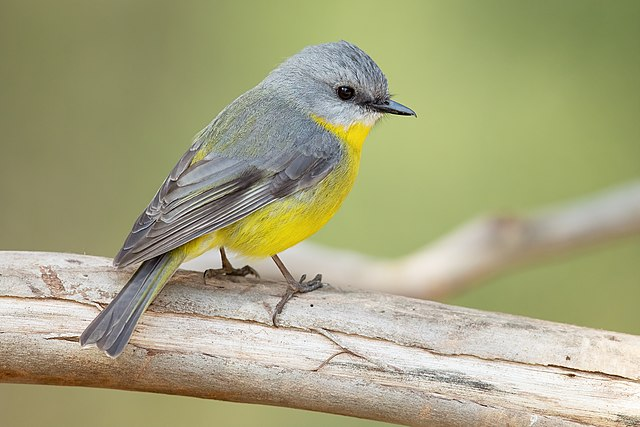
#> input picture toEngAhmed_task4/bird.jpg, 640 x 427 px
$ python laplacian2.py   (older library calls are emulated)
#> lines starting #> are read from the running program, lines starting #| are printed output that depends on the picture
# -*- coding: utf-8 -*-
"""
Created on Fri Jul 21 22:22:07 2023

@author: Ahmed KASABASHI
"""

import numpy as np
import cv2
from matplotlib import pyplot as plt
import os

laplacian_kernel = np.array([[0, -1, 0],
                              [-1, 4, -1],
                              [0, -1, 0]])

# for kernel_size=5 for our function

# laplacian_kernel = np.array([[0, 0, -1, 0, 0],
#                               [0, -1, -2, -1, 0],
#                               [-1, -2, 16, -2, -1],
#                               [0, -1, -2, -1, 0],
#                               [0, 0, -1, 0, 0]])


print(laplacian_kernel)

def mine_laplacian(img):

    # for more precision during of convolution we convert the image to float32
    img=np.float64(img) #you can try to use np,float32(img)

    #GET THE dimensions of the image and the kernal size
    img_height,img_width=img.shape[:2]
    kernel_size=laplacian_kernel.shape[0]
    print("kernel_size=",kernel_size)

    # creat new empty image
    output=np.zeros_like(image)
    # print(output)

    # Apply the Laplacian kernel using convolution

    for y in range(1,img_height-1):
        for x in range(1,img_width-1):
            region=img[y-1:y+2, x-1:x+2]
            conv_result=np.sum(region*laplacian_kernel)

    # [5 lines of commented-out code are left out]


            output[y,x]=conv_result

    #convert the output back to uint8
    output=np.uint8(np.clip(output,0,255))

# In the line output = np.uint8(np.clip(output, 0, 255)), the values 0 and 255 are used as the lower and upper bounds for clipping the pixel values in the output image.

# The np.clip() function is used to limit the range of pixel values in the output image to the specified lower and upper bounds. Any pixel value below the lower bound will be set to the lower bound, and any pixel value above the upper bound will be set to the upper bound.

# In this case:

# 0 is the lower bound, indicating that any negative pixel values resulting from the Laplacian filtering will be clipped and set to 0 (minimum intensity, black).
# 255 is the upper bound, indicating that any pixel values above 255 resulting from the Laplacian filtering will be clipped and set to 255 (maximum intensity, white).
# The purpose of this clipping operation is to ensure that the output image remains within the valid range of pixel values for an 8-bit grayscale image, which ranges from 0 to 255. Clipping prevents any potential underflow or overflow in pixel values that may occur during the Laplacian filtering process.

# By using np.uint8, the data type of the output image is set to an 8-bit unsigned integer (uint8), which enforces the valid range of 0 to 255 for the pixel values.

# In summary, the line output = np.uint8(np.clip(output, 0, 255)) ensures that the output image contains valid pixel values within the 0 to 255 range, regardless of the results obtained from the Laplacian filtering.

    return output


image=cv2.imread("bird.jpg",0)
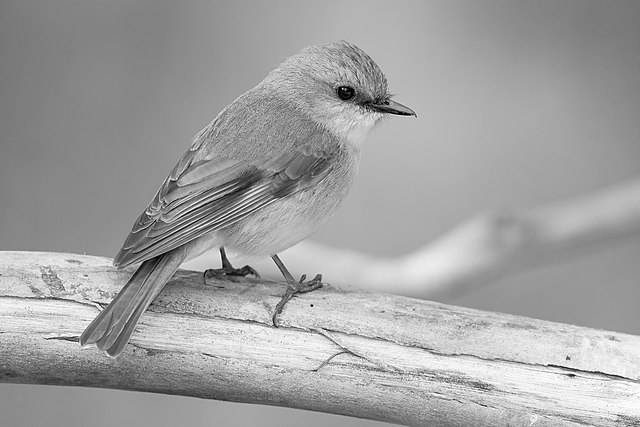
#> image: shape (427, 640); min 0, max 255, mean 160.7
lap1=cv2.Laplacian(image,cv2.CV_64F,ksize=1)
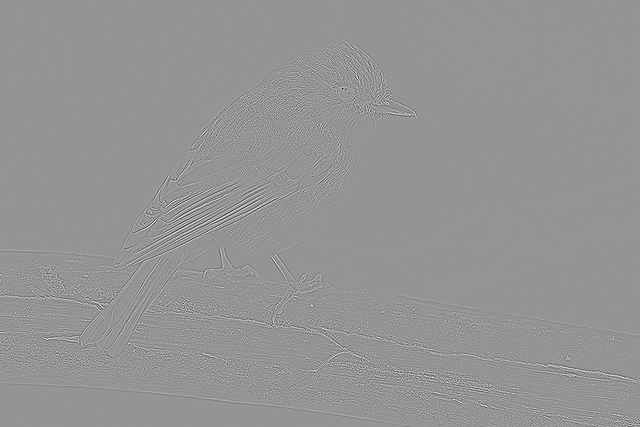
#> lap1: shape (427, 640) float64; min -678, max 485, mean 0; drawn with min black and max white
lap2=np.uint8(np.absolute(lap1))
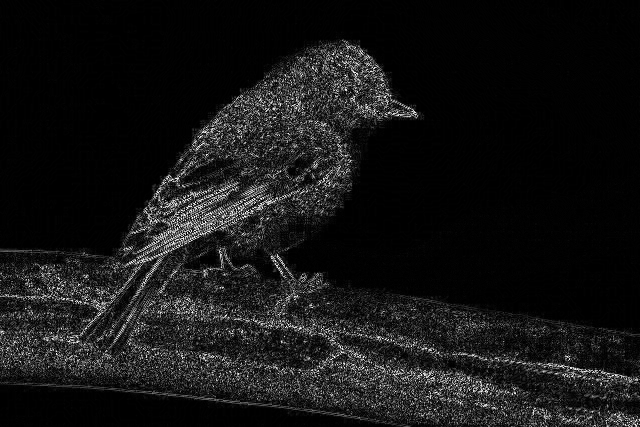
#> lap2: shape (427, 640); min 0, max 255, mean 21.3

mine=mine_laplacian(image)
#> after the loop in mine_laplacian, `for y in range(1,img_height-1):`:
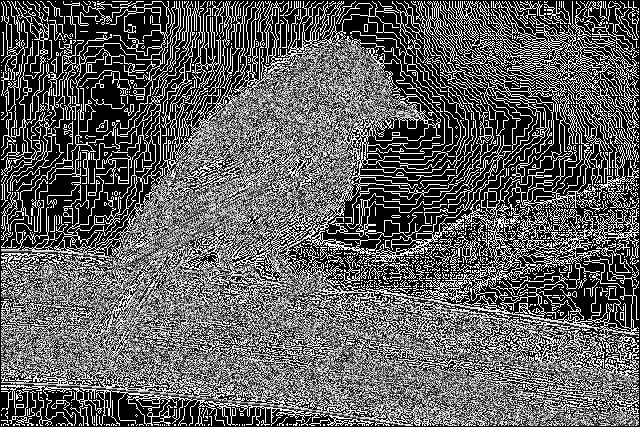
#> output: shape (427, 640); min 0, max 255, mean 94.5

titles=["image","lap1","lap2","mine"]
images=[image,lap1,lap2,mine]

for i in range(4):
    plt.subplot(2,2,i+1)
    plt.imshow(images[i],"gray")
    plt.title(titles[i])
    plt.xticks([])
    plt.yticks([])

plt.show()
